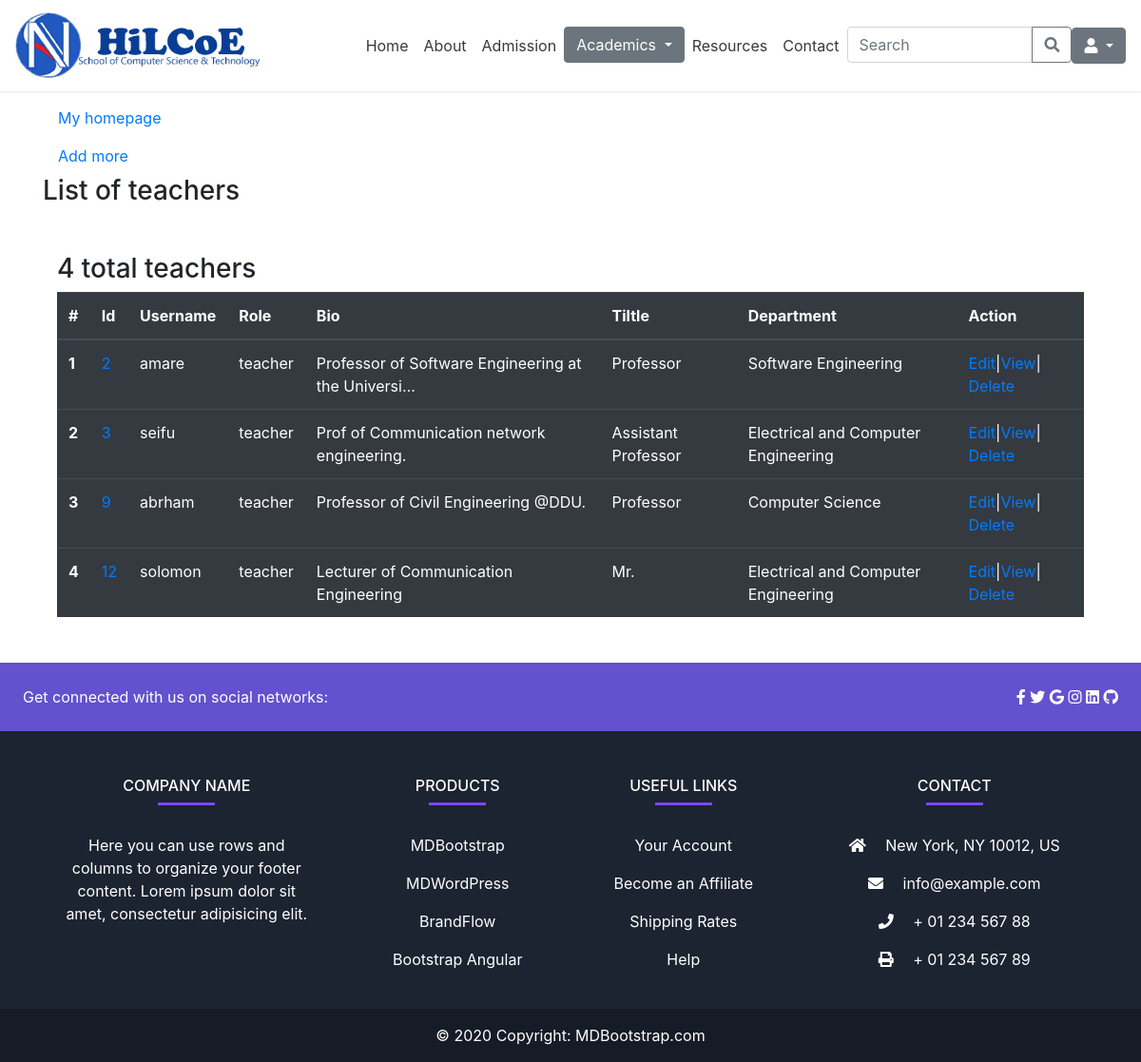
The page /admin_app/teacher_list/ on the database its author committed.
### admin_app/models.py (models this page shows, shortened)
class UserProfile(models.Model):
    user = models.OneToOneField(User, on_delete=models.CASCADE)
    bio = models.TextField(default='Enter your bio briefly')
    role = models.CharField(max_length=20, choices=roles, default='student')
    department = models.ForeignKey(Department, on_delete=models.CASCADE, null=True, blank=True)
    academic_year = models.CharField(max_length=20, choices=year, null=True, blank=True)
    semester = models.CharField(max_length=20, choices=semester, null=True, blank=True)
    title = models.CharField(max_length=20, choices=title_choices, null=True, blank=True)
    stream = models.ForeignKey(Stream, on_delete=models.CASCADE, null=True, blank=True)
    program = models.ForeignKey(Program, on_delete=models.CASCADE, null=True, blank=True)

class Department(models.Model):
  name = models.CharField(max_length=50, null=True, blank=True)
  department_head = models.CharField(max_length=50, null=True, blank=True)
  def __str__(self):
        return self.name if self.name else "Unnamed Stream"

### admin_app/views.py (the view)
# urls.py: path('teacher_list/', views.teacher_list, name='teacher-list'),
def teacher_list(request):
   teachers = UserProfile.objects.filter(role='teacher')
   number_of_teachers = teachers.count()
   context = {
      'teachers': teachers,
      'number_of_teachers': number_of_teachers,
   }
   return render(request, 'admin_app/teacher/teacher_list.html', context)

### templates/admin_app/teacher/teacher_list.html (shortened to what this page needs)
{% extends 'base.html' %}
{% block content %}
<div class="container my-5">
    <a class="nav-link text-black" href="{% if user.is_superuser or user.is_staff %}
            {% url 'admin-dashboard' %}
            {% else %}
                {% url 'cs-bsc' %}
            {% endif %}">My homepage
    </a>
    <a class="nav-link text-black" href="{% url 'add-teacher' %}"> Add more </a>
    <h3>List of teachers </h3>
    <div class="container my-5">
        <h3>{{ number_of_teachers }} total teachers </h3>
        <table class="table table-dark">
          <thead>
            <tr>
              <th scope="col">#</th>
              <th scope="col">Id</th>
              <th scope="col"> Username </th>
              <th scope="col">Role</th>
              <th scope="col">Bio</th>
              <th scope="col">Tiltle</th>
              <th scope="col">Department</th>
              <th scope="col">Action</th>
            </tr>
          </thead>
          <tbody>
            {% for teacher in teachers %}
            <tr>
              <th scope="row">{{ forloop.counter }}</th>
              <td><a href="{% url 'teacher-detail' teacher_id=teacher.pk %}">{{ teacher.pk }}</a></td>
              <td>{{ teacher.user.username }}</td>
              <td>{{ teacher.role }}</td>
              <td>{{ teacher.bio|truncatechars:50 }}</td>
              <td> {{ teacher.title }} </td>
              <td> {{ teacher.department }} </td>
              <td><a href="{% url 'teacher-edit' teacher_id=teacher.pk %}">Edit</a>|<a href="{% url 'teacher-detail' teacher_id=teacher.pk %}">View</a>|
                <a href="{% url 'teacher-delete' teacher_id=teacher.pk %}">Delete</a></td>
            </tr>
            {% endfor %}
          </tbody>
        </table>
    </div>
    </div>
{% endblock %}

### rows shown on the page
UserProfile: pk "2", user.username "amare", role "teacher", bio "Professor of Software Engineering at the Universi…", title "Professor", department "Software Engineering"
UserProfile: pk "3", user.username "seifu", role "teacher", bio "Prof of Communication network engineering.", title "Assistant Professor", department "Electrical and Computer Engineering"
UserProfile: pk "9", user.username "abrham", role "teacher", bio "Professor of Civil Engineering @DDU.", title "Professor", department "Computer Science"
UserProfile: pk "12", user.username "solomon", role "teacher", bio "Lecturer of Communication Engineering", title "Mr.", department "Electrical and Computer Engineering"

### other values the page prints
{{ number_of_teachers }} "4"
